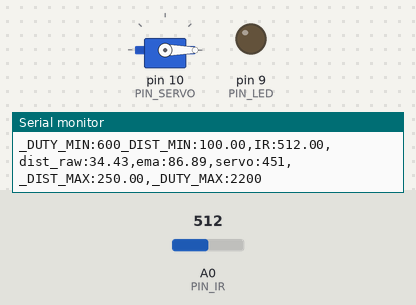
Recording of a sketch running on a simulated Arduino Uno, built with avr-gcc and run on an emulated ATmega328P. On the bench: servo, output pins drawn as LEDs (lit = HIGH), the last lines printed to the serial monitor. The test bench sets the inputs (shaded band); at power-on: A0 (PIN_IR) = 512.

Above: at 1.2 s.
1.3 s: A0 (PIN_IR) set to 306
At 1.6 s:
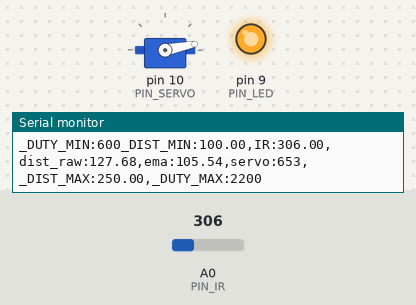
2.8 s: A0 (PIN_IR) set to 240
At 3.9 s:
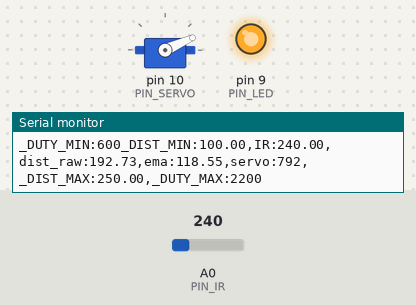
4.3 s: A0 (PIN_IR) set to 122
At 5.1 s:
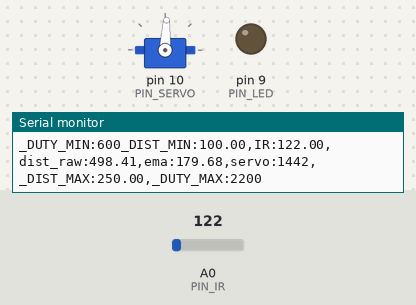
5.8 s: A0 (PIN_IR) set to 90
At 6.2 s:
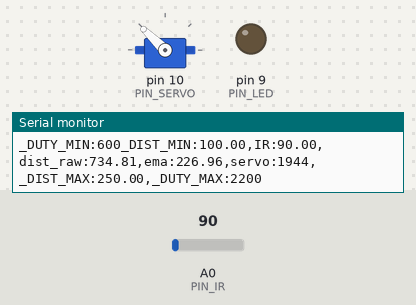
7.3 s: A0 (PIN_IR) set to 110
At 8.5 s:
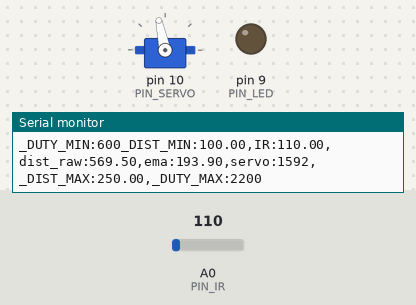
8.8 s: A0 (PIN_IR) set to 0
At 9.7 s:
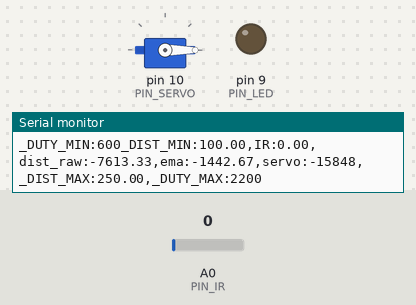
Timing chart, 0 to 11.3 s (numbered marks = the images above; inputs shaded):
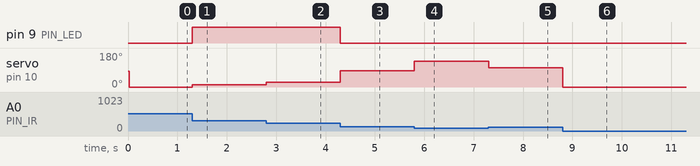

Measured:
- after the input at 1.3 s, pin 9 (PIN_LED): LOW → HIGH at once; servo on pin 10 (PIN_SERVO): 0° → 11° at once
- after the input at 2.8 s, servo on pin 10 (PIN_SERVO): 11° → 24° at once
- after the input at 4.3 s, pin 9 (PIN_LED): HIGH → LOW at once; servo on pin 10 (PIN_SERVO): 24° → 87° at once
- after the input at 5.8 s, servo on pin 10 (PIN_SERVO): 87° → 136° at once
- after the input at 7.3 s, servo on pin 10 (PIN_SERVO): 136° → 102° at once
- after the input at 8.8 s, servo on pin 10 (PIN_SERVO): 102° → 0° at once

The sketch:

17_example_3.ino
```cpp
#include <Servo.h>

// Arduino pin assignment
#define PIN_IR    A0       // IR sensor at Pin A0
#define PIN_LED   9
#define PIN_SERVO 10

#define _DUTY_MIN 600     // servo full clock-wise position (0 degree)
#define _DUTY_NEU 1400     // servo neutral position (90 degree)
#define _DUTY_MAX 2200     // servo full counter-clockwise position (180 degree)

#define _DIST_MIN  100.0   // minimum distance 100mm
#define _DIST_MAX  250.0   // maximum distance 250mm

#define EMA_ALPHA 0.2      // for EMA Filter

#define LOOP_INTERVAL 20   // Loop Interval (unit: msec)

Servo myservo;
unsigned long last_loop_time;   // unit: msec

float dist_prev = _DIST_MIN;
float dist_ema = _DIST_MIN;

void setup() {
  pinMode(PIN_LED, OUTPUT);

  myservo.attach(PIN_SERVO);
  myservo.writeMicroseconds(_DUTY_NEU);

  Serial.begin(1000000);    // 1,000,000 bps
}

void loop() {
  unsigned long time_curr = millis();
  int duty;
  float a_value, dist_raw;

  // wait until next event time
  if (time_curr < (last_loop_time + LOOP_INTERVAL))
    return;
  last_loop_time += LOOP_INTERVAL;

  a_value = analogRead(PIN_IR);
  dist_raw = ((6762.0 / (a_value - 9.0)) - 4.0) * 10.0 - 60.0;

  // Put range Filter code here (_DIST_MIN ~ _DIST_MAX)
  if (dist_raw >= _DIST_MIN && dist_raw <= _DIST_MAX) {
    digitalWrite(PIN_LED, HIGH);
  } else {
    digitalWrite(PIN_LED, LOW);
  }

  // Put EMA filter code here
  dist_ema = (EMA_ALPHA * dist_raw) + ((1.0 - EMA_ALPHA) * dist_prev);

  // Map distance to servo position
  int servo_position = map(dist_ema, _DIST_MIN, _DIST_MAX, _DUTY_MIN, _DUTY_MAX);
  myservo.writeMicroseconds(servo_position);

  Serial.print("_DUTY_MIN:");  Serial.print(_DUTY_MIN);
  Serial.print("_DIST_MIN:");  Serial.print(_DIST_MIN);
  Serial.print(",IR:");        Serial.print(a_value);
  Serial.print(",dist_raw:");  Serial.print(dist_raw);
  Serial.print(",ema:");       Serial.print(dist_ema);
  Serial.print(",servo:");     Serial.print(servo_position);
  Serial.print(",_DIST_MAX:"); Serial.print(_DIST_MAX);
  Serial.print(",_DUTY_MAX:"); Serial.print(_DUTY_MAX);
  Serial.println("");
}
```
